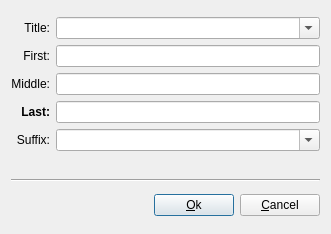
<ui version="4.0" >
 <class>NameDialog</class>
 <widget class="QDialog" name="NameDialog" >
  <property name="geometry" >
   <rect>
    <x>0</x>
    <y>0</y>
    <width>331</width>
    <height>234</height>
   </rect>
  </property>
  <property name="windowTitle" >
   <string>Full name</string>
  </property>
  <layout class="QVBoxLayout" >
   <item>
    <layout class="QGridLayout" >
     <item row="4" column="1" >
      <widget class="QComboBox" name="suffixBox" >
       <property name="editable" >
        <bool>true</bool>
       </property>
       <item>
        <property name="text" >
         <string/>
        </property>
       </item>
       <item>
        <property name="text" >
         <string>Sr.</string>
        </property>
       </item>
       <item>
        <property name="text" >
         <string>Jr.</string>
        </property>
       </item>
       <item>
        <property name="text" >
         <string>I</string>
        </property>
       </item>
       <item>
        <property name="text" >
         <string>II</string>
        </property>
       </item>
       <item>
        <property name="text" >
         <string>III</string>
        </property>
       </item>
       <item>
        <property name="text" >
         <string>Esq.</string>
        </property>
       </item>
      </widget>
     </item>
     <item row="2" column="0" >
      <widget class="QLabel" name="textLabel3" >
       <property name="text" >
        <string>Middle:</string>
       </property>
       <property name="alignment" >
        <set>Qt::AlignRight|Qt::AlignTrailing|Qt::AlignVCenter</set>
       </property>
       <property name="wordWrap" >
        <bool>false</bool>
       </property>
      </widget>
     </item>
     <item row="0" column="0" >
      <widget class="QLabel" name="textLabel1" >
       <property name="sizePolicy" >
        <sizepolicy vsizetype="Preferred" hsizetype="Preferred" >
         <horstretch>0</horstretch>
         <verstretch>0</verstretch>
        </sizepolicy>
       </property>
       <property name="text" >
        <string>Title:</string>
       </property>
       <property name="alignment" >
        <set>Qt::AlignRight|Qt::AlignTrailing|Qt::AlignVCenter</set>
       </property>
       <property name="wordWrap" >
        <bool>false</bool>
       </property>
      </widget>
     </item>
     <item row="4" column="0" >
      <widget class="QLabel" name="textLabel5" >
       <property name="text" >
        <string>Suffix:</string>
       </property>
       <property name="alignment" >
        <set>Qt::AlignRight|Qt::AlignTrailing|Qt::AlignVCenter</set>
       </property>
       <property name="wordWrap" >
        <bool>false</bool>
       </property>
      </widget>
     </item>
     <item row="2" column="1" >
      <widget class="QLineEdit" name="middleEdit" />
     </item>
     <item row="0" column="1" >
      <widget class="QComboBox" name="titleBox" >
       <property name="editable" >
        <bool>true</bool>
       </property>
       <item>
        <property name="text" >
         <string/>
        </property>
       </item>
       <item>
        <property name="text" >
         <string>Mr.</string>
        </property>
       </item>
       <item>
        <property name="text" >
         <string>Mrs.</string>
        </property>
       </item>
       <item>
        <property name="text" >
         <string>Ms.</string>
        </property>
       </item>
       <item>
        <property name="text" >
         <string>Miss</string>
        </property>
       </item>
       <item>
        <property name="text" >
         <string>Dr.</string>
        </property>
       </item>
      </widget>
     </item>
     <item row="3" column="0" >
      <widget class="QLabel" name="textLabel4" >
       <property name="toolTip" >
        <string>This attribute must be set.</string>
       </property>
       <property name="text" >
        <string>&lt;b>Last:&lt;/b></string>
       </property>
       <property name="alignment" >
        <set>Qt::AlignRight|Qt::AlignTrailing|Qt::AlignVCenter</set>
       </property>
       <property name="wordWrap" >
        <bool>true</bool>
       </property>
      </widget>
     </item>
     <item row="1" column="1" >
      <widget class="QLineEdit" name="firstEdit" />
     </item>
     <item row="3" column="1" >
      <widget class="QLineEdit" name="lastEdit" />
     </item>
     <item row="1" column="0" >
      <widget class="QLabel" name="textLabel2" >
       <property name="text" >
        <string>First:</string>
       </property>
       <property name="alignment" >
        <set>Qt::AlignRight|Qt::AlignTrailing|Qt::AlignVCenter</set>
       </property>
       <property name="wordWrap" >
        <bool>false</bool>
       </property>
      </widget>
     </item>
    </layout>
   </item>
   <item>
    <spacer>
     <property name="orientation" >
      <enum>Qt::Vertical</enum>
     </property>
     <property name="sizeType" >
      <enum>QSizePolicy::Preferred</enum>
     </property>
     <property name="sizeHint" >
      <size>
       <width>31</width>
       <height>16</height>
      </size>
     </property>
    </spacer>
   </item>
   <item>
    <widget class="Line" name="line1" >
     <property name="frameShape" >
      <enum>QFrame::HLine</enum>
     </property>
     <property name="frameShadow" >
      <enum>QFrame::Sunken</enum>
     </property>
    </widget>
   </item>
   <item>
    <layout class="QHBoxLayout" >
     <item>
      <spacer>
       <property name="orientation" >
        <enum>Qt::Horizontal</enum>
       </property>
       <property name="sizeType" >
        <enum>QSizePolicy::Expanding</enum>
       </property>
       <property name="sizeHint" >
        <size>
         <width>271</width>
         <height>21</height>
        </size>
       </property>
      </spacer>
     </item>
     <item>
      <widget class="QPushButton" name="okButton" >
       <property name="sizePolicy" >
        <sizepolicy vsizetype="Fixed" hsizetype="Fixed" >
         <horstretch>0</horstretch>
         <verstretch>0</verstretch>
        </sizepolicy>
       </property>
       <property name="text" >
        <string>&amp;Ok</string>
       </property>
       <property name="shortcut" >
        <string>Alt+O</string>
       </property>
       <property name="default" >
        <bool>true</bool>
       </property>
      </widget>
     </item>
     <item>
      <widget class="QPushButton" name="cancelButton" >
       <property name="sizePolicy" >
        <sizepolicy vsizetype="Fixed" hsizetype="Fixed" >
         <horstretch>0</horstretch>
         <verstretch>0</verstretch>
        </sizepolicy>
       </property>
       <property name="text" >
        <string>&amp;Cancel</string>
       </property>
       <property name="shortcut" >
        <string>Alt+C</string>
       </property>
       <property name="autoDefault" >
        <bool>false</bool>
       </property>
      </widget>
     </item>
    </layout>
   </item>
  </layout>
 </widget>
 <layoutdefault spacing="6" margin="11" />
 <pixmapfunction>qPixmapFromMimeSource</pixmapfunction>
 <tabstops>
  <tabstop>titleBox</tabstop>
  <tabstop>firstEdit</tabstop>
  <tabstop>middleEdit</tabstop>
  <tabstop>lastEdit</tabstop>
  <tabstop>suffixBox</tabstop>
  <tabstop>okButton</tabstop>
  <tabstop>cancelButton</tabstop>
 </tabstops>
 <resources/>
 <connections>
  <connection>
   <sender>cancelButton</sender>
   <signal>clicked()</signal>
   <receiver>NameDialog</receiver>
   <slot>reject()</slot>
   <hints>
    <hint type="sourcelabel" >
     <x>20</x>
     <y>20</y>
    </hint>
    <hint type="destinationlabel" >
     <x>20</x>
     <y>20</y>
    </hint>
   </hints>
  </connection>
  <connection>
   <sender>okButton</sender>
   <signal>clicked()</signal>
   <receiver>NameDialog</receiver>
   <slot>accept()</slot>
   <hints>
    <hint type="sourcelabel" >
     <x>20</x>
     <y>20</y>
    </hint>
    <hint type="destinationlabel" >
     <x>20</x>
     <y>20</y>
    </hint>
   </hints>
  </connection>
 </connections>
</ui>
